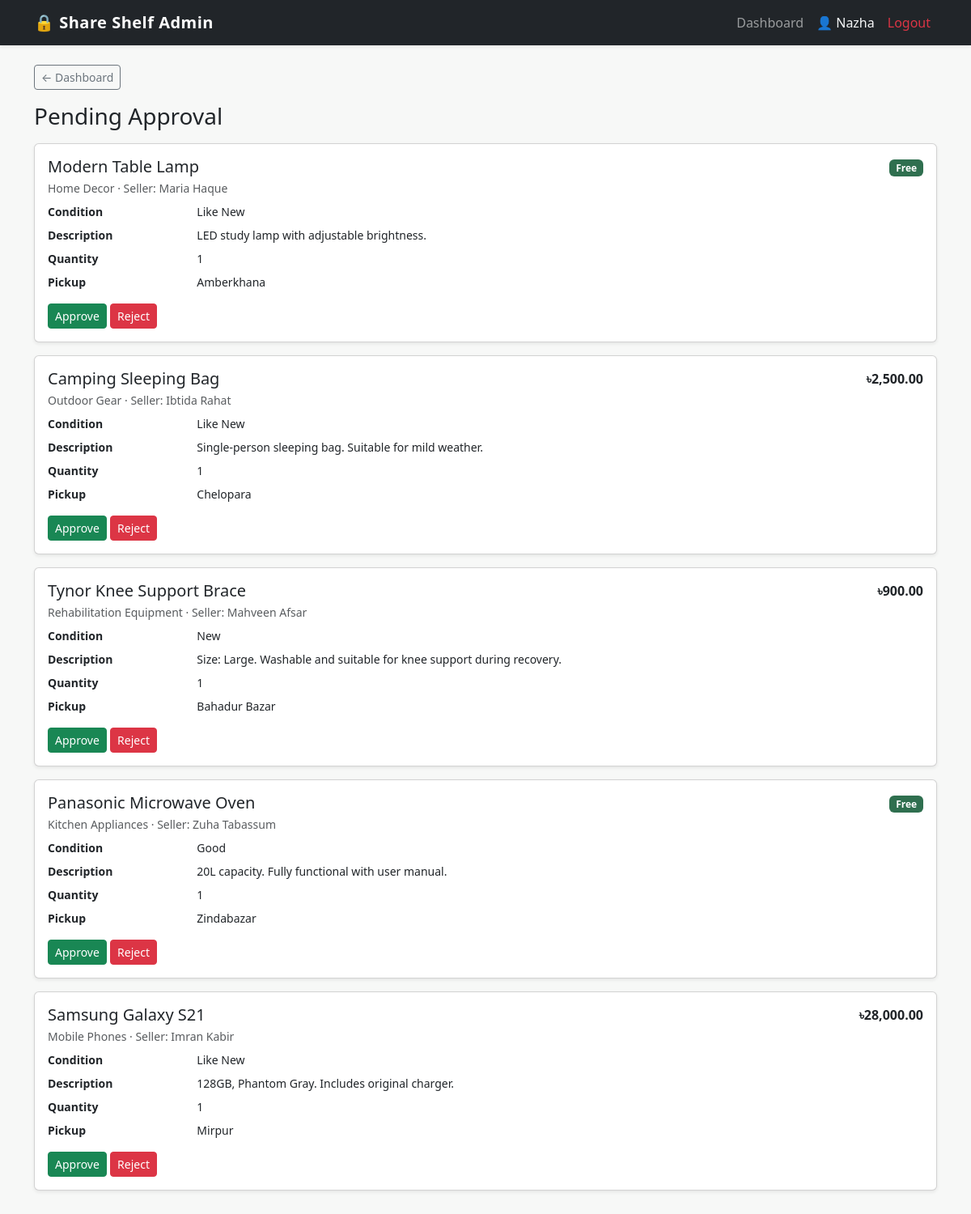
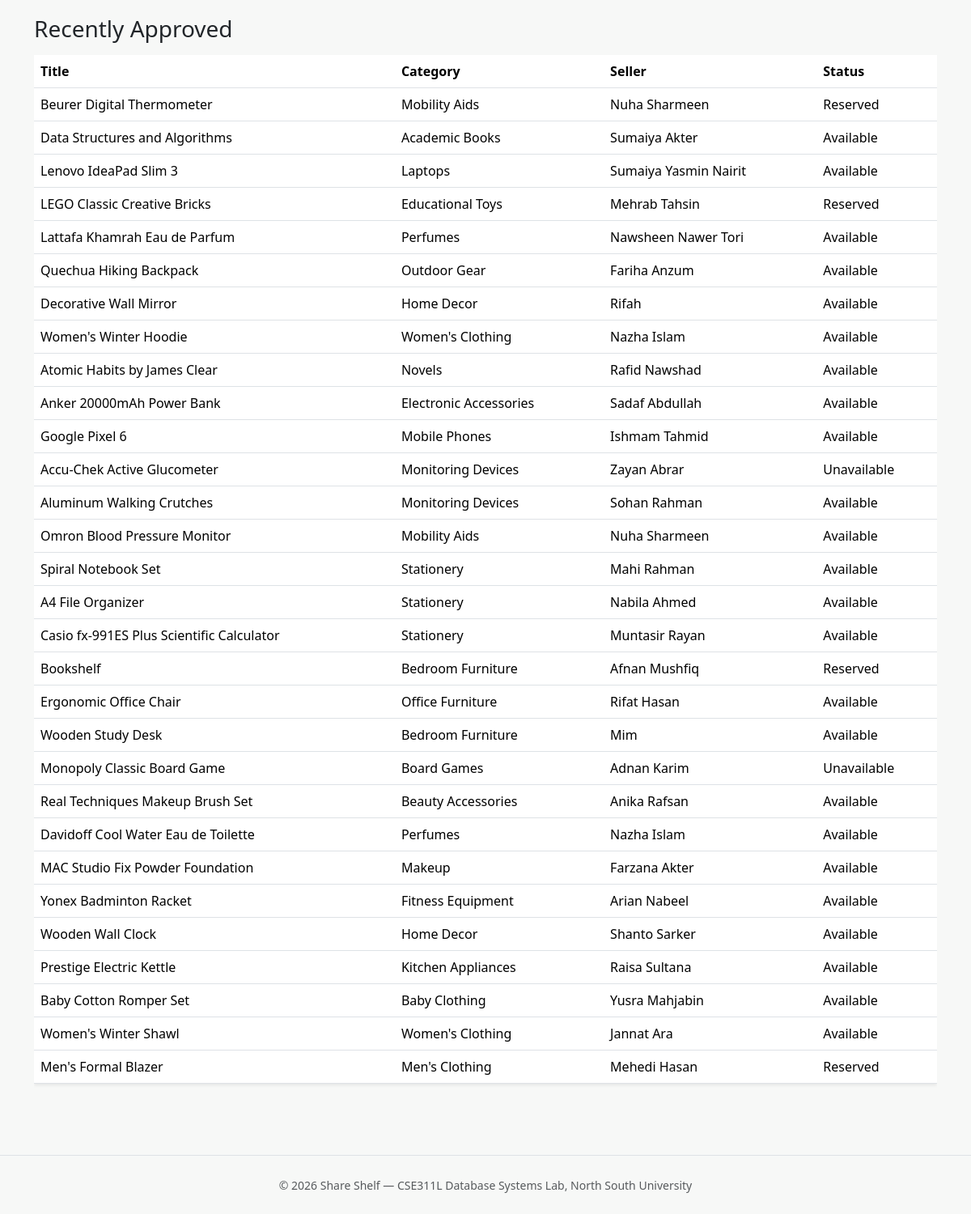
Screenshot of /share_shelf/admin_listings.php (signed in) with the database file from the repository (2 pictures, top to bottom).
### tables this page shows
CREATE TABLE `item` (
  `Item_ID` int(11) NOT NULL AUTO_INCREMENT,
  `User_ID` int(11) NOT NULL,
  `Category_ID` int(11) NOT NULL,
  `Title` varchar(100) NOT NULL,
  `Description` varchar(255) DEFAULT NULL,
  `Condition` varchar(50) NOT NULL,
  `Item_Type` varchar(50) NOT NULL,
  `Price` decimal(10,2) DEFAULT NULL,
  `Quantity` int(11) NOT NULL,
  `Pickup_Location` varchar(100) DEFAULT NULL,
  `Status` varchar(50) NOT NULL,
  `Approval_Status` varchar(50) NOT NULL,
  `Admin_ID` int(11) DEFAULT NULL,
  PRIMARY KEY (`Item_ID`),
  KEY `User_ID` (`User_ID`),
  KEY `Category_ID` (`Category_ID`),
  KEY `fk_item_admin` (`Admin_ID`)
);

CREATE TABLE `category` (
  `Category_ID` int(11) NOT NULL AUTO_INCREMENT,
  `Category_Name` varchar(100) NOT NULL,
  `Parent_Category_ID` int(11) DEFAULT NULL,
  PRIMARY KEY (`Category_ID`),
  KEY `Parent_Category_ID` (`Parent_Category_ID`)
);

CREATE TABLE `user` (
  `User_ID` int(11) NOT NULL AUTO_INCREMENT,
  `First_Name` varchar(50) NOT NULL,
  `Last_Name` varchar(50) DEFAULT NULL,
  `Email` varchar(255) DEFAULT NULL,
  `Phone` varchar(15) NOT NULL,
  `Password` varchar(50) NOT NULL,
  `District` varchar(50) NOT NULL,
  `Area` varchar(50) NOT NULL,
  `Street` varchar(50) NOT NULL,
  `Is_Banned` tinyint(1) NOT NULL DEFAULT 0,
  `Is_Deleted` tinyint(1) NOT NULL DEFAULT 0,
  PRIMARY KEY (`User_ID`),
  UNIQUE KEY `uq_user_phone` (`Phone`),
  UNIQUE KEY `uq_user_email` (`Email`)
);

### share_shelf/includes/auth.php (called while the page is built, shortened)
<?php
function is_admin_logged_in() {
    return isset($_SESSION['admin_id']);
}

### share_shelf/admin_listings.php (the view, shortened to what this page needs)
<?php
require "config/db.php";
require "includes/auth.php";
$pending = mysqli_query($conn, "
    SELECT i.*, c.Category_Name, u.First_Name, u.Last_Name
    FROM item i JOIN category c ON i.Category_ID=c.Category_ID JOIN user u ON i.User_ID=u.User_ID
    WHERE i.Approval_Status='Pending' ORDER BY i.Item_ID
");
$live = mysqli_query($conn, "
    SELECT i.*, c.Category_Name, u.First_Name, u.Last_Name
    FROM item i JOIN category c ON i.Category_ID=c.Category_ID JOIN user u ON i.User_ID=u.User_ID
    WHERE i.Approval_Status='Approved' ORDER BY i.Item_ID DESC LIMIT 30
");
include "includes/header.php";
?>
<a href="admin.php" class="btn btn-sm btn-outline-secondary mb-3">&larr; Dashboard</a>
<h3 class="mb-3">Pending Approval</h3>
<div class="mb-5">
  <?php while ($i = mysqli_fetch_assoc($pending)): ?>
    <div class="card shadow-sm mb-3">
      <div class="card-body">
        <div class="d-flex justify-content-between flex-wrap">
          <div>
            <h5 class="mb-1"><?= htmlspecialchars($i['Title']) ?></h5>
            <div class="text-muted small mb-2">
              <?= htmlspecialchars($i['Category_Name']) ?> · Seller: <?= htmlspecialchars($i['First_Name'] . ' ' . $i['Last_Name']) ?>
            </div>
          </div>
          <div class="text-end">
            <?= $i['Item_Type']==='Donation' ? '<span class="badge badge-free">Free</span>' : '<span class="fw-bold">৳'.number_format($i['Price'],2).'</span>' ?>
          </div>
        </div>
        <dl class="row small mb-2">
          <dt class="col-sm-2">Condition</dt><dd class="col-sm-10"><?= htmlspecialchars($i['Condition']) ?></dd>
          <dt class="col-sm-2">Description</dt><dd class="col-sm-10"><?= nl2br(htmlspecialchars($i['Description'] ?: '(none provided)')) ?></dd>
          <dt class="col-sm-2">Quantity</dt><dd class="col-sm-10"><?= (int)$i['Quantity'] ?></dd>
          <dt class="col-sm-2">Pickup</dt><dd class="col-sm-10"><?= htmlspecialchars($i['Pickup_Location']) ?></dd>
        </dl>
        <a href="admin_listings.php?approve=<?= $i['Item_ID'] ?>" class="btn btn-sm btn-success">Approve</a>
        <a href="admin_listings.php?reject=<?= $i['Item_ID'] ?>" class="btn btn-sm btn-danger" onclick="return confirm('Reject this listing?')">Reject</a>
      </div>
    </div>
  <?php endwhile; ?>
</div>
<h3 class="mb-3">Recently Approved</h3>
<div class="table-responsive">
<table class="table bg-white shadow-sm align-middle">
  <thead><tr><th>Title</th><th>Category</th><th>Seller</th><th>Status</th></tr></thead>
  <tbody>
    <?php while ($i = mysqli_fetch_assoc($live)): ?>
      <tr>
        <td><?= htmlspecialchars($i['Title']) ?></td>
        <td><?= htmlspecialchars($i['Category_Name']) ?></td>
        <td><?= htmlspecialchars($i['First_Name'] . ' ' . $i['Last_Name']) ?></td>
        <td><?= htmlspecialchars($i['Status']) ?></td>
      </tr>
    <?php endwhile; ?>
  </tbody>
</table>
</div>
<?php include "includes/footer.php"; ?>

### share_shelf/includes/header.php (shortened to what this page needs)
<!DOCTYPE html>
<html lang="en">
<head>
<link href="https://cdn.jsdelivr.net/npm/bootstrap@5.3.3/dist/css/bootstrap.min.css" rel="stylesheet">
<link rel="stylesheet" href="css/style.css">
</head>
<body>
<nav class="navbar navbar-expand-lg navbar-dark shadow-sm" style="background-color:<?= is_admin_logged_in() ? '#212529' : '#2f6f4f' ?>;">
  <div class="container">
    <a class="navbar-brand fw-bold" href="<?= is_admin_logged_in() ? 'admin.php' : 'index.php' ?>">
      <?= is_admin_logged_in() ? '🔒 Share Shelf Admin' : '♻️ Share Shelf' ?>
    </a>
    <div class="collapse navbar-collapse" id="navMain">
      <ul class="navbar-nav ms-auto align-items-lg-center">
        <?php if (is_admin_logged_in()): ?>
          <li class="nav-item"><a class="nav-link" href="admin.php">Dashboard</a></li>
          <li class="nav-item"><span class="nav-link text-light">👤 <?= htmlspecialchars($_SESSION['admin_name'] ?? 'Admin') ?></span></li>
          <li class="nav-item"><a class="nav-link text-danger" href="admin_logout.php">Logout</a></li>
        <?php endif; ?>
      </ul>
    </div>
  </div>
</nav>
<div class="container py-4">

### share_shelf/includes/footer.php (shortened to what this page needs)
</div>
<footer class="text-center text-muted py-4 mt-5 border-top">
  <small>&copy; <?= date('Y') ?> Share Shelf — CSE311L Database Systems Lab, North South University</small>
</footer>
</body>
</html>

### share_shelf/css/style.css (style rules this page uses)
body { background-color: #f7f8f7; }
.badge-free { background-color: #2f6f4f; }
.navbar-brand { letter-spacing: 0.5px; }

### rows the page displays
item: Title "Modern Table Lamp", Category_ID.Category_Name "Home Decor", User_ID.Last_Name "Maria Haque", Item_Type "Free", Condition "Like New", Description "LED study lamp with adjustable brightness.", Quantity "1", Pickup_Location "Amberkhana"
item: Title "Camping Sleeping Bag", Category_ID.Category_Name "Outdoor Gear", User_ID.Last_Name "Ibtida Rahat", Price "2,500.00", Condition "Like New", Description "Single-person sleeping bag. Suitable for mild weather.", Quantity "1", Pickup_Location "Chelopara"
item: Title "Tynor Knee Support Brace", Category_ID.Category_Name "Rehabilitation Equipment", User_ID.Last_Name "Mahveen Afsar", Price "900.00", Condition "New", Description "Size: Large. Washable and suitable for knee support during recovery.", Quantity "1", Pickup_Location "Bahadur Bazar"
item: Title "Panasonic Microwave Oven", Category_ID.Category_Name "Kitchen Appliances", User_ID.Last_Name "Zuha Tabassum", Item_Type "Free", Condition "Good", Description "20L capacity. Fully functional with user manual.", Quantity "1", Pickup_Location "Zindabazar"
item: Title "Samsung Galaxy S21", Category_ID.Category_Name "Mobile Phones", User_ID.Last_Name "Imran Kabir", Price "28,000.00", Condition "Like New", Description "128GB, Phantom Gray. Includes original charger.", Quantity "1", Pickup_Location "Mirpur"
item: Title "Beurer Digital Thermometer", Category_ID.Category_Name "Mobility Aids", User_ID.Last_Name "Nuha Sharmeen", Status "Reserved"
item: Title "Data Structures and Algorithms", Category_ID.Category_Name "Academic Books", User_ID.Last_Name "Sumaiya Akter", Status "Available"
item: Title "Lenovo IdeaPad Slim 3", Category_ID.Category_Name "Laptops", User_ID.Last_Name "Sumaiya Yasmin Nairit", Status "Available"
item: Title "LEGO Classic Creative Bricks", Category_ID.Category_Name "Educational Toys", User_ID.Last_Name "Mehrab Tahsin", Status "Reserved"
item: Title "Lattafa Khamrah Eau de Parfum", Category_ID.Category_Name "Perfumes", User_ID.Last_Name "Nawsheen Nawer Tori", Status "Available"
item: Title "Quechua Hiking Backpack", Category_ID.Category_Name "Outdoor Gear", User_ID.Last_Name "Fariha Anzum", Status "Available"
item: Title "Decorative Wall Mirror", Category_ID.Category_Name "Home Decor", User_ID.Last_Name "Rifah", Status "Available"
item: Title "Women's Winter Hoodie", Category_ID.Category_Name "Women's Clothing", User_ID.Last_Name "Nazha Islam", Status "Available"
item: Title "Atomic Habits by James Clear", Category_ID.Category_Name "Novels", User_ID.Last_Name "Rafid Nawshad", Status "Available"
item: Title "Anker 20000mAh Power Bank", Category_ID.Category_Name "Electronic Accessories", User_ID.Last_Name "Sadaf Abdullah", Status "Available"
item: Title "Google Pixel 6", Category_ID.Category_Name "Mobile Phones", User_ID.Last_Name "Ishmam Tahmid", Status "Available"
item: Title "Accu-Chek Active Glucometer", Category_ID.Category_Name "Monitoring Devices", User_ID.Last_Name "Zayan Abrar", Status "Unavailable"
item: Title "Aluminum Walking Crutches", Category_ID.Category_Name "Monitoring Devices", User_ID.Last_Name "Sohan Rahman", Status "Available"
item: Title "Omron Blood Pressure Monitor", Category_ID.Category_Name "Mobility Aids", User_ID.Last_Name "Nuha Sharmeen", Status "Available"
item: Title "Spiral Notebook Set", Category_ID.Category_Name "Stationery", User_ID.Last_Name "Mahi Rahman", Status "Available"
item: Title "A4 File Organizer", Category_ID.Category_Name "Stationery", User_ID.Last_Name "Nabila Ahmed", Status "Available"
item: Title "Casio fx-991ES Plus Scientific Calculator", Category_ID.Category_Name "Stationery", User_ID.Last_Name "Muntasir Rayan", Status "Available"
item: Title "Bookshelf", Category_ID.Category_Name "Bedroom Furniture", User_ID.Last_Name "Afnan Mushfiq", Status "Reserved"
item: Title "Ergonomic Office Chair", Category_ID.Category_Name "Office Furniture", User_ID.Last_Name "Rifat Hasan", Status "Available"
item: Title "Wooden Study Desk", Category_ID.Category_Name "Bedroom Furniture", User_ID.Last_Name "Mim", Status "Available"
item: Title "Monopoly Classic Board Game", Category_ID.Category_Name "Board Games", User_ID.Last_Name "Adnan Karim", Status "Unavailable"
item: Title "Real Techniques Makeup Brush Set", Category_ID.Category_Name "Beauty Accessories", User_ID.Last_Name "Anika Rafsan", Status "Available"
item: Title "Davidoff Cool Water Eau de Toilette", Category_ID.Category_Name "Perfumes", User_ID.Last_Name "Nazha Islam", Status "Available"
item: Title "MAC Studio Fix Powder Foundation", Category_ID.Category_Name "Makeup", User_ID.Last_Name "Farzana Akter", Status "Available"
item: Title "Yonex Badminton Racket", Category_ID.Category_Name "Fitness Equipment", User_ID.Last_Name "Arian Nabeel", Status "Available"
item: Title "Wooden Wall Clock", Category_ID.Category_Name "Home Decor", User_ID.Last_Name "Shanto Sarker", Status "Available"
item: Title "Prestige Electric Kettle", Category_ID.Category_Name "Kitchen Appliances", User_ID.Last_Name "Raisa Sultana", Status "Available"
item: Title "Baby Cotton Romper Set", Category_ID.Category_Name "Baby Clothing", User_ID.Last_Name "Yusra Mahjabin", Status "Available"
item: Title "Women's Winter Shawl", Category_ID.Category_Name "Women's Clothing", User_ID.Last_Name "Jannat Ara", Status "Available"
item: Title "Men's Formal Blazer", Category_ID.Category_Name "Men's Clothing", User_ID.Last_Name "Mehedi Hasan", Status "Reserved"

### other values shown
$_SESSION['admin_name'] "Nazha"
